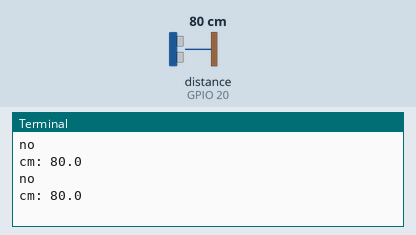
The program below on a simulated Raspberry Pi (BCM pin numbers). Parts: the last lines printed to the terminal. The test bench sets the inputs (shaded band); at power-on: distance to the obstacle (sensor on GPIO 20) 80 cm. The echo pulse lasts 58.3 µs per cm.

Above: at 1.2 s.
1.3 s: distance to the obstacle (sensor on GPIO 20) set to 2 cm
At 2.4 s:
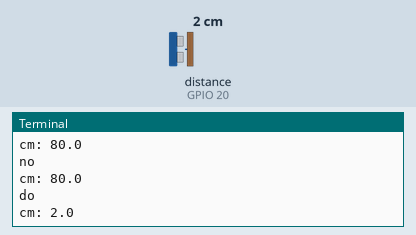
3.9 s: distance to the obstacle (sensor on GPIO 20) set to 18 cm
At 4.4 s:
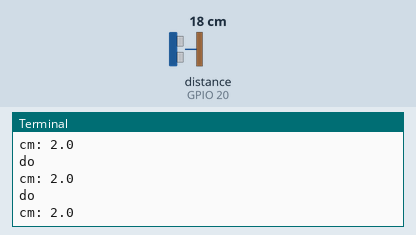
6.4 s: distance to the obstacle (sensor on GPIO 20) set to 13 cm
At 6.9 s:
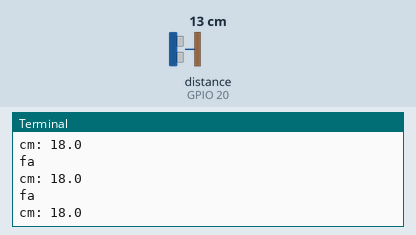
8.9 s: distance to the obstacle (sensor on GPIO 20) set to 22 cm
At 9.4 s:
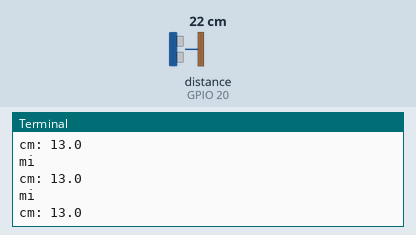
11.4 s: distance to the obstacle (sensor on GPIO 20) set to 28 cm
At 11.9 s:
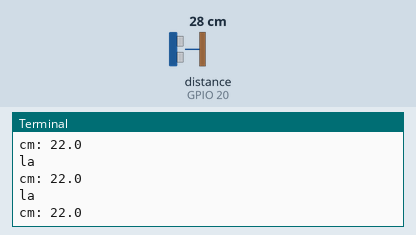
13.9 s: distance to the obstacle (sensor on GPIO 20) set to 19 cm
At 14.4 s:
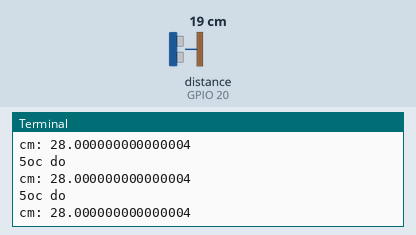
Timing chart, 0 to 16.9 s (numbered marks = the images above; inputs shaded):
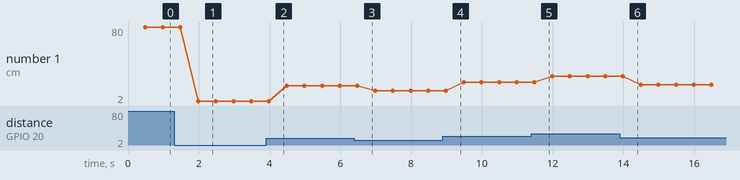

Measured:
- after the input at 1.3 s, the terminal: prints a new line after 0.68 s (image 1)
- plotted number 1: 80 → 2 after the input at 1.3 s, 2 → 18 after the input at 3.9 s, 18 → 13 after the input at 6.4 s, 13 → 22 after the input at 8.9 s, 22 → 28 after the input at 11.4 s

The program:

main8-1.py
```python
from gpiozero import DistanceSensor
from time import sleep

sensor = DistanceSensor(echo=20, trigger=16)

try:
    while True:
        distanceCm = sensor.distance * 100
        if (distanceCm >=0) and (distanceCm<10):
            print("do")
        elif (distanceCm >=10) and (distanceCm<13):
            print("le")
        elif (distanceCm >=13) and (distanceCm<16):
            print("mi")
        elif (distanceCm >=16) and (distanceCm<19):
            print("fa")
        elif (distanceCm >=19) and (distanceCm<22):
            print("sol")
        elif (distanceCm >=22) and (distanceCm<25):
            print("la")
        elif (distanceCm >=25) and (distanceCm<28):
            print("si")
        elif (distanceCm >=28) and (distanceCm<31):
            print("5oc do")
        else:
            print("no")

        print("cm:",distanceCm)
        sleep(0.5)

except KeyboardInterrupt:
    pass
```
